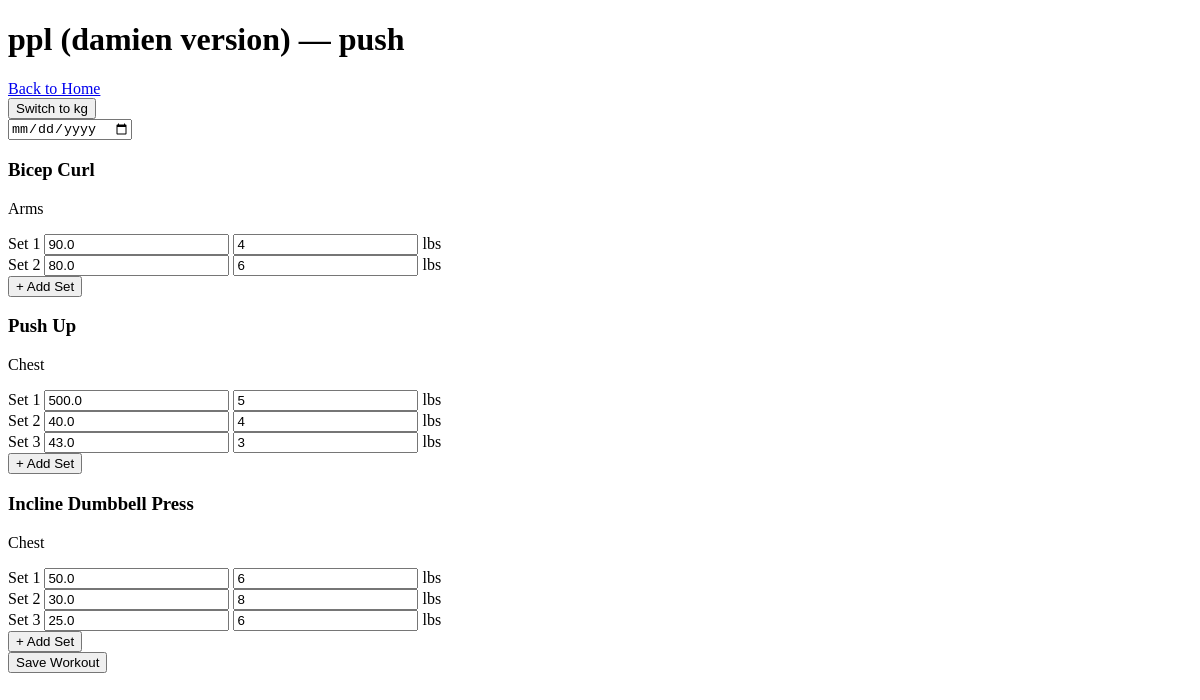
The app's page /log/1/1, older data.
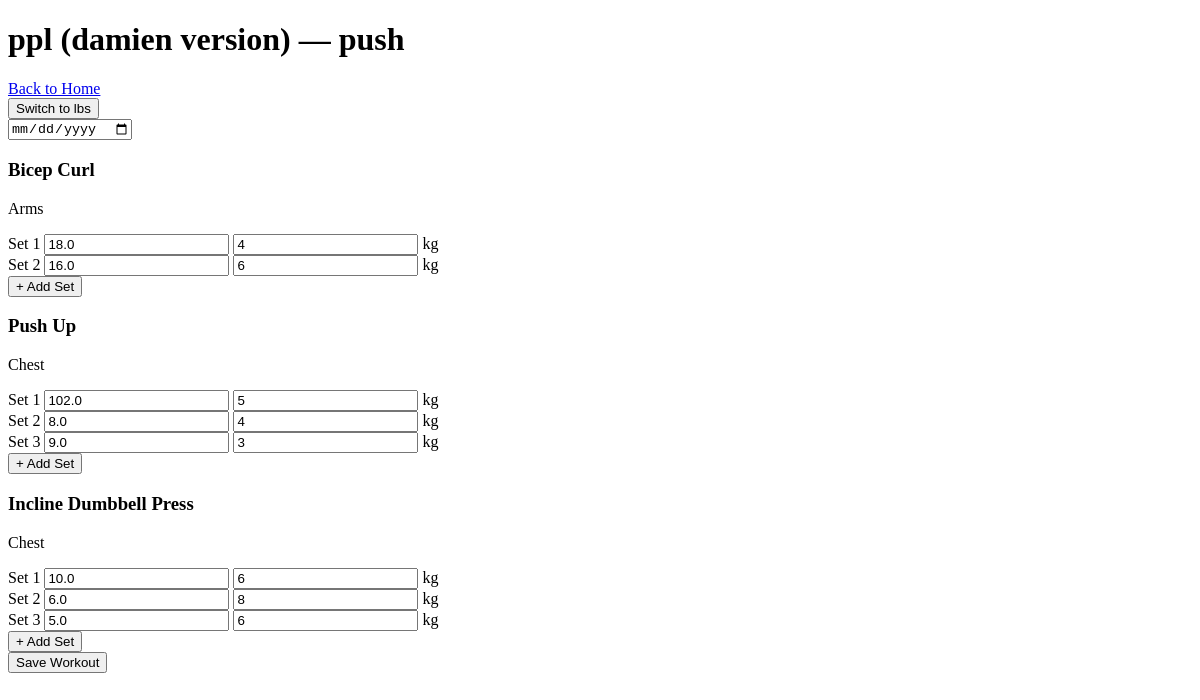
The same page, newer data.
### tables this page shows
CREATE TABLE workout_splits (
            id INTEGER PRIMARY KEY AUTOINCREMENT,
            name TEXT NOT NULL
        );

CREATE TABLE split_days (
            id INTEGER PRIMARY KEY AUTOINCREMENT,
            split_id INTEGER NOT NULL,
            day_name TEXT NOT NULL,
            day_order INTEGER NOT NULL,
            FOREIGN KEY (split_id) REFERENCES workout_splits(id)
        );

CREATE TABLE sets (
            id INTEGER PRIMARY KEY AUTOINCREMENT,
            log_id INTEGER NOT NULL,
            set_number INTEGER NOT NULL,
            reps INTEGER NOT NULL,
            weight REAL NOT NULL,
            unit TEXT NOT NULL DEFAULT 'lbs',
            notes TEXT,
            created_at DATETIME DEFAULT CURRENT_TIMESTAMP,
            FOREIGN KEY (log_id) REFERENCES workout_logs(id)
        );

CREATE TABLE split_exercises (
            id INTEGER PRIMARY KEY AUTOINCREMENT,
            split_day_id INTEGER NOT NULL,
            exercise_id INTEGER NOT NULL,
            sets_count INTEGER NOT NULL DEFAULT 3,
            FOREIGN KEY (split_day_id) REFERENCES split_days(id),
            FOREIGN KEY (exercise_id) REFERENCES exercises(id)
        );

CREATE TABLE exercises (
            id INTEGER PRIMARY KEY AUTOINCREMENT,
            name TEXT NOT NULL,
            muscle_group TEXT NOT NULL
        );

### app.py (the view)
@app.route("/log/<int:split_id>/<int:day_id>")
def log_day(split_id, day_id):
    conn = get_db()
    cursor = conn.cursor()
    cursor.execute("SELECT * FROM workout_splits WHERE id = ?", (split_id,))
    split = cursor.fetchone()
    cursor.execute("SELECT * FROM split_days WHERE id = ?", (day_id,))
    day = cursor.fetchone()
    cursor.execute("""
        SELECT exercises.*, split_exercises.sets_count FROM exercises
        JOIN split_exercises ON exercises.id = split_exercises.exercise_id
        WHERE split_exercises.split_day_id = ?
    """, (day_id,))
    exercises = cursor.fetchall()
    previous_data = {}
    last_unit = "lbs"
    for exercise in exercises:
        cursor.execute("""
            SELECT workout_logs.id, workout_logs.date
            FROM workout_logs
            WHERE workout_logs.exercise_id = ?
            ORDER BY workout_logs.date DESC
            LIMIT 1
        """, (exercise["id"],))
        last_log = cursor.fetchone()
        if last_log:
            cursor.execute("""
                SELECT set_number, weight, reps, unit
                FROM sets
                WHERE log_id = ?
                ORDER BY set_number
            """, (last_log["id"],))
            sets = cursor.fetchall()
            previous_data[exercise["id"]] = {
                "date": last_log["date"],
                "sets": sets
            }
            if sets:
                last_unit = sets[0]["unit"]
    conn.close()
    return render_template("log_day.html", split=split, day=day,
                           exercises=exercises, previous_data=previous_data,
                           last_unit=last_unit)

### app.py (called while the page is built)
def get_db():
    conn = sqlite3.connect(DB_PATH)
    conn.row_factory = sqlite3.Row
    return conn

### templates/log_day.html (shortened to what this page needs)
<!DOCTYPE html>
<html lang="en">
<head>
</head>
<body>
    <h1>{{ split.name }} — {{ day.day_name }}</h1>
    <a href="/">Back to Home</a>
    <div>
        <button type="button" onclick="toggleUnit()">Switch to {{ "lbs" if last_unit == "kg" else "kg" }}</button>
    </div>
    <form action="/log/{{ split.id }}/{{ day.id }}" method="POST">
        <input type="date" name="date" required>
        {% for exercise in exercises %}
            <div>
                <h3>{{ exercise.name }}</h3>
                <p>{{ exercise.muscle_group }}</p>
                <div id="sets-{{ exercise.id }}">
                    {% for i in range(1, exercise.sets_count + 1) %}
                        <div>
                            <label>Set {{ i }}</label>
                            {% if previous_data[exercise.id] and previous_data[exercise.id]["sets"]|length >= i %}
                                <input type="number"
                                    class="weight-input"
                                    name="weight_{{ exercise.id }}_{{ i }}"
                                    value="{{ previous_data[exercise.id]['sets'][i-1]['weight'] }}"
                                    step="0.5" required>
                                <input type="number"
                                    name="reps_{{ exercise.id }}_{{ i }}"
                                    value="{{ previous_data[exercise.id]['sets'][i-1]['reps'] }}"
                                    required>
                            {% endif %}
                            <span class="unit-label">{{ last_unit }}</span>
                        </div>
                    {% endfor %}
                </div>
                <button type="button" onclick="addSet({{ exercise.id }}, {{ exercise.sets_count }})">+ Add Set</button>
            </div>
        {% endfor %}
        <button type="submit">Save Workout</button>
    </form>
</body>
</html>

Row changes from the older to the newer data that the page shows:
no longer on this page (row unchanged): sets: unit "kg", unit "lbs" "lbs" "lbs" "lbs" "lbs" "lbs" "lbs" "lbs", weight "50.0", reps "6"
no longer on this page (row unchanged): sets: weight "90.0", reps "4"
no longer on this page (row unchanged): sets: weight "80.0", reps "6"
no longer on this page (row unchanged): sets: weight "500.0", reps "5"
no longer on this page (row unchanged): sets: weight "40.0", reps "4"
no longer on this page (row unchanged): sets: weight "43.0"
no longer on this page (row unchanged): sets: weight "30.0", reps "8"
no longer on this page (row unchanged): sets: weight "25.0", reps "6"
added sets: unit "lbs", unit "kg" "kg" "kg" "kg" "kg" "kg" "kg" "kg", weight "10.0", reps "6"
added sets: weight "18.0", reps "4"
added sets: weight "16.0", reps "6"
added sets: weight "102.0", reps "5"
added sets: weight "8.0", reps "4"
added sets: weight "9.0"
added sets: weight "6.0", reps "8"
added sets: weight "5.0", reps "6"
Text that changed along with them:
new list line: "Set 1"
new list line: "Set 2"
new list line: "Set 3 3"
new list line: "Set 3"
list line gone: "Set 1"
list line gone: "Set 2"
list line gone: "Set 3 3"
list line gone: "Set 3"
